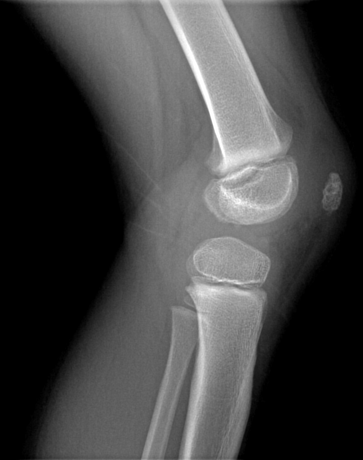
#> input picture data/01 Branch A Vision/Normal_Age/Normal_Age_04/4.2 M.png, 363 x 460 px
$ python synthetic_damage_generator.py
#> lines starting #> are read from the running program, lines starting #| are printed output that depends on the picture
import os
import random
import cv2
import numpy as np

SOURCE_NORMAL   = r"C:\Data Collection\Normal_Age"
SOURCE_FRACTURE = r"C:\Data Collection\Knee_Fracture"
OUTPUT_ROOT     = r"C:\Data Collection\CycleGAN_Dataset"

IMAGE_EXTENSIONS = {".png", ".jpg", ".jpeg"}
TARGET_SIZE      = (256, 256)
TRAIN_RATIO      = 0.85
RANDOM_SEED      = 42


def create_output_dirs(root):
#> called with root = 'C:\\Data Collection\\CycleGAN_Dataset'
    subdirs = ["trainA", "testA", "trainB", "testB"]
    paths = {}
    for name in subdirs:
        path = os.path.join(root, name)
        os.makedirs(path, exist_ok=True)
        paths[name] = path
    print(f"[DIR] Output directories ready under: {root}\n")
    return paths


def collect_image_paths(source_dir):
#> called with source_dir = 'C:\\Data Collection\\Normal_Age'
    found = []
    for dirpath, _, filenames in os.walk(source_dir):
        for fname in filenames:
            if os.path.splitext(fname)[1].lower() in IMAGE_EXTENSIONS:
                found.append(os.path.join(dirpath, fname))
#> pass 2 of the loop in collect_image_paths, `for dirpath, _, filenames in os.walk(source_dir):`:
    return found


def load_and_preprocess(filepath):
    try:
        raw = np.fromfile(filepath, dtype=np.uint8)
        img = cv2.imdecode(raw, cv2.IMREAD_UNCHANGED)
#> img is the input picture: shape (460, 363); min 0, max 255, mean 67.2
    except Exception:
        img = None

    if img is None:
        return None

    if img.ndim == 2:
        img = cv2.cvtColor(img, cv2.COLOR_GRAY2BGR)
#> img: shape (460, 363, 3)
    elif img.shape[2] == 4:
        img = cv2.cvtColor(img, cv2.COLOR_BGRA2BGR)
    elif img.shape[2] == 1:
        img = cv2.cvtColor(img, cv2.COLOR_GRAY2BGR)

    target_px = TARGET_SIZE[0]
    h, w      = img.shape[:2]
#> h = 460; w = 363
    scale     = target_px / max(h, w)
#> scale = 0.557
    new_w     = int(round(w * scale))
#> new_w = 202
    new_h     = int(round(h * scale))
#> new_h = 256

    interp = cv2.INTER_AREA if scale < 1 else cv2.INTER_LINEAR
#> interp = 3
    img    = cv2.resize(img, (new_w, new_h), interpolation=interp)
#> img: shape (256, 202, 3)

    canvas   = np.zeros((target_px, target_px, 3), dtype=np.uint8)
    pad_top  = (target_px - new_h) // 2
#> pad_top = 0
    pad_left = (target_px - new_w) // 2
#> pad_left = 27
    canvas[pad_top : pad_top + new_h, pad_left : pad_left + new_w] = img
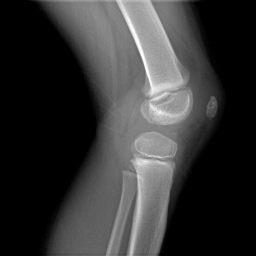
#> canvas: shape (256, 256, 3); min 0, max 254, mean 53

    return canvas


def split_paths(paths, train_ratio, seed):
    random.seed(seed)
    shuffled = paths[:]
    random.shuffle(shuffled)
    cut = int(len(shuffled) * train_ratio)
    return shuffled[:cut], shuffled[cut:]


def process_domain(source_dir, train_dir, test_dir, prefix):
    print(f"{'─'*60}")
    print(f"[{prefix}] Scanning: {source_dir}")

    all_paths = collect_image_paths(source_dir)
    if not all_paths:
        print(f"[{prefix}] WARNING: No images found in {source_dir}. Skipping.\n")
        return

    print(f"[{prefix}] Found {len(all_paths)} image file(s).")

    train_paths, test_paths = split_paths(all_paths, TRAIN_RATIO, RANDOM_SEED)
    print(f"[{prefix}] Split → train: {len(train_paths)}  |  test: {len(test_paths)}")

    saved_train = _save_batch(train_paths, train_dir, prefix, start_index=1)
    saved_test  = _save_batch(test_paths,  test_dir,  prefix, start_index=saved_train + 1)

    total_saved = saved_train + saved_test
    skipped     = len(all_paths) - total_saved

    print(f"[{prefix}] Saved  → trainA/B: {saved_train}  |  testA/B: {saved_test}")
    if skipped:
        print(f"[{prefix}] Skipped (corrupt / unreadable): {skipped}")
    print()


def _save_batch(paths, dest_dir, prefix, start_index):
    saved = 0
    idx   = start_index

    for src_path in paths:
        try:
            img = load_and_preprocess(src_path)
            if img is None:
                print(f"  [SKIP] Cannot read image: {src_path}")
                continue

            parent_folder = os.path.basename(os.path.dirname(src_path))
            safe_label    = parent_folder.replace(" ", "_")

            if prefix == "B":
                out_name = f"{prefix}_{safe_label}_{idx:04d}.png"
            else:
                out_name = f"{prefix}_{idx:04d}.png"

            out_path = os.path.join(dest_dir, out_name)
            success  = cv2.imwrite(out_path, img)

            if not success:
                print(f"  [SKIP] Failed to write: {out_path}")
                continue

            saved += 1
            idx   += 1

            if saved % 100 == 0:
                print(f"  ... {saved} images processed in this batch so far")

        except Exception as exc:
            print(f"  [ERROR] Unexpected error for {src_path}: {exc}")
            continue
#> pass 2 of the loop in _save_batch, `for src_path in paths:`:
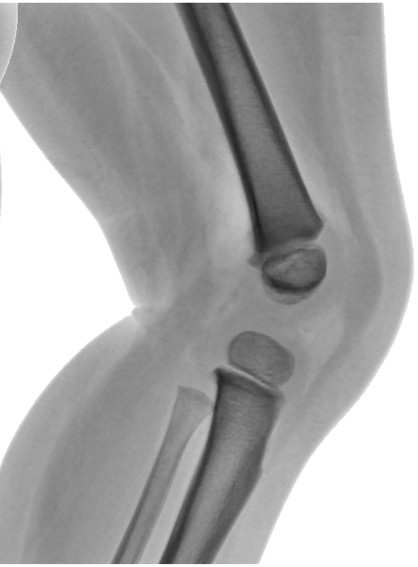
#> input picture data/01 Branch A Vision/Normal_Age/Normal_Age_02/02.1 M.jpg, 418 x 567 px
#> in load_and_preprocess, img is the input picture: shape (567, 418, 3); min 27, max 255, mean 169.2
#> in load_and_preprocess (call 2), `canvas[pad_top : pad_top + new_h, pad_left : pad_left + new_w] = img`:
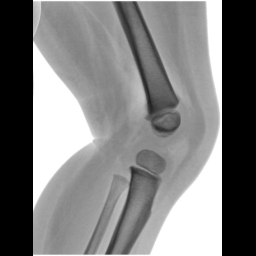
#> canvas: shape (256, 256, 3); min 0, max 255, mean 124.9

    return saved


def main():
    print("=" * 60)
    print("  CycleGAN Dataset Organizer — Pediatric Knee X-Rays")
    print("=" * 60)
    print(f"  Normal (A)   source : {SOURCE_NORMAL}")
    print(f"  Fracture (B) source : {SOURCE_FRACTURE}")
    print(f"  Output root         : {OUTPUT_ROOT}")
    print(f"  Target size         : {TARGET_SIZE[0]}×{TARGET_SIZE[1]} px")
    print(f"  Train / Test split  : {int(TRAIN_RATIO*100)}% / {int((1-TRAIN_RATIO)*100)}%")
    print("=" * 60 + "\n")

    dirs = create_output_dirs(OUTPUT_ROOT)

    process_domain(
        source_dir=SOURCE_NORMAL,
        train_dir=dirs["trainA"],
        test_dir=dirs["testA"],
        prefix="A",
    )
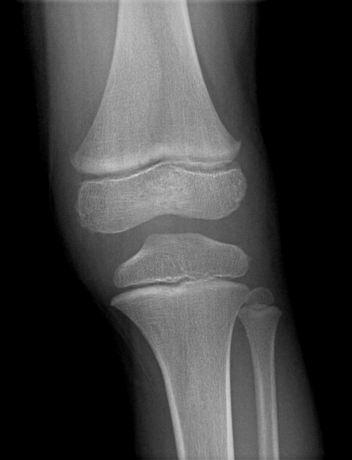
#> input picture data/01 Branch A Vision/Normal_Age/Normal_Age_04/4.1 M.png, 352 x 460 px
#> in load_and_preprocess, img is the input picture: shape (460, 352); min 0, max 211, mean 61.7
#> in load_and_preprocess (call 3), `canvas[pad_top : pad_top + new_h, pad_left : pad_left + new_w] = img`:
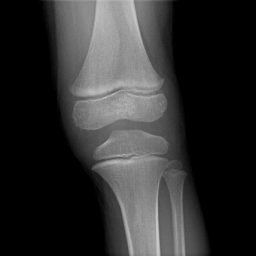
#> canvas: shape (256, 256, 3); min 0, max 203, mean 47.2

    process_domain(
        source_dir=SOURCE_FRACTURE,
        train_dir=dirs["trainB"],
        test_dir=dirs["testB"],
        prefix="B",
    )

    print("=" * 60)
    print("  ✓ Dataset organisation complete!")
    print(f"  Output: {OUTPUT_ROOT}")
    for name, path in dirs.items():
        count = len([f for f in os.listdir(path) if f.endswith(".png")])
        print(f"    {name:8s}  →  {count:5d} images")
#> pass 2 of the loop in main, `for name, path in dirs.items():`:
    print("=" * 60)


if __name__ == "__main__":
    main()
